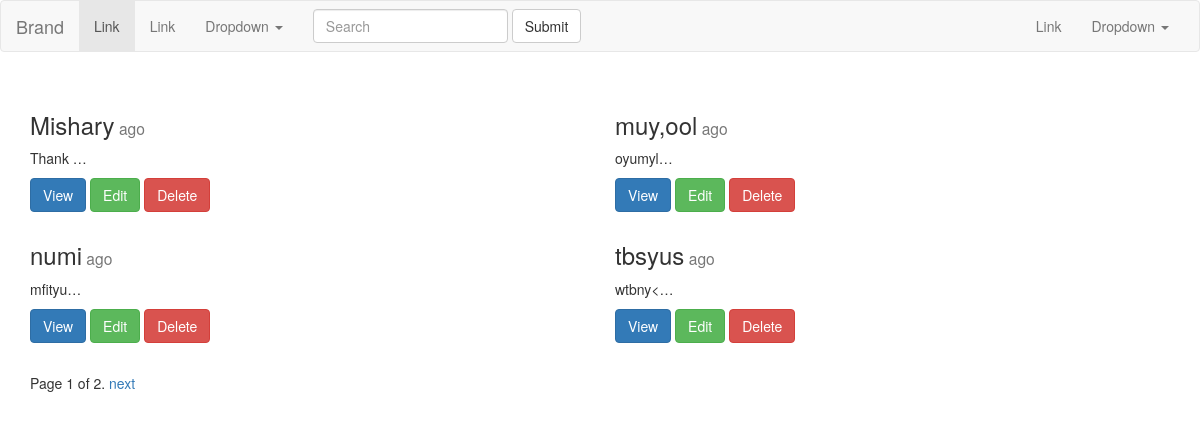
The app's page /posts/list/ (signed in), older data.
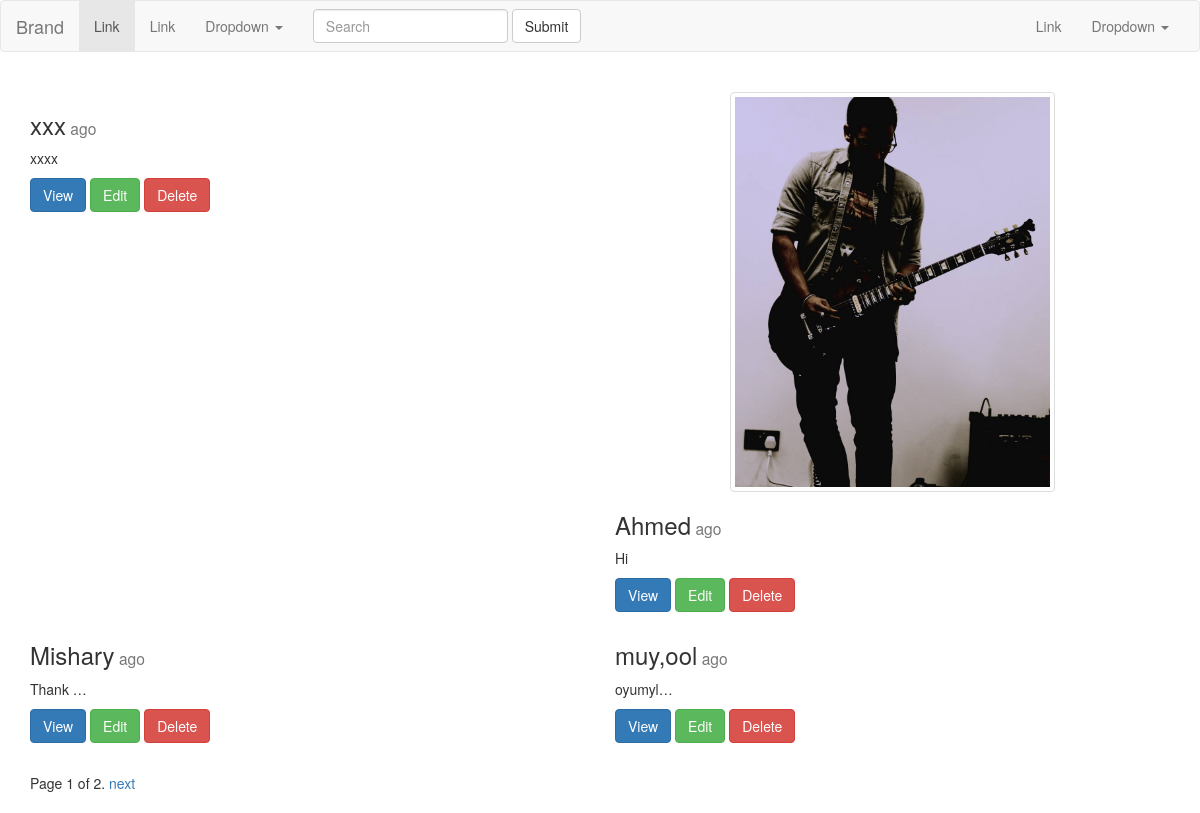
The same page, newer data.
### posts/models.py (models this page shows, shortened)
class Post(models.Model):
	author = models.ForeignKey(User,default=1)
	title = models.CharField(max_length=50)
	image = models.ImageField(null=True , blank=True,upload_to="Django_images")
	content = models.TextField()
	draft = models.BooleanField(default=False)
	publish = models.DateField()
	updated = models.DateTimeField(auto_now=True)
	timestamp = models.DateTimeField(auto_now_add=True)
	slug = models.SlugField(unique=True , null=True)
	def get_absolute_url(self):
		return reverse("posts:detail", kwargs={"slug": self.slug})
	class Meta:
		ordering =['-timestamp' ,'-updated']

### posts/views.py (the view, shortened to what this page needs)
def post_list(request):
	today = timezone.now().date()
	if request.user.is_staff or request.user.is_superuser:
		obj_list = Post.objects.all()
	else:
		obj_list = Post.objects.filter(draft=False).filter(publish__lte=today)
	query = request.GET.get("q")
	paginator = Paginator(obj_list, 4) # Show 5 contacts per page
	page = request.GET.get('page')
	try:
		obj = paginator.page(page)
	except PageNotAnInteger:
		obj = paginator.page(1)
	except EmptyPage:
		obj = paginator.page(paginator.num_pages)
	context = {
	"post_list": obj,
	"today": today,
	}
	return render(request, 'post_list.html', context)

### posts/templates/post_list.html (shortened to what this page needs)
{% extends "base.html" %}
{% block content %}
<div class="row">
    {% for object in post_list %}
        <div class="col-sm-6" style="top:20px">
            <div class="">
            {% if object.image %}
            <img src="{{object.image.url}}" class="img img-responsive thumbnail list-images">
            {% endif %}
                <div class="caption">
                    <h3>{{object.title}}</a><small> {{object.publish|timesince }} ago</small></h3>
            <p> {{object.content|linebreaks|truncatechars:10}}</p>
            <p>
            <a href="{{object.get_absolute_url}}" class="btn btn-primary">View</a>
            {% if requset.user.is_staff or request.user.is_superuser %}
            <a href="{% url 'posts:update' slug=object.slug %}" class="btn btn-success">Edit</a>
            <a href="{% url 'posts:delete' slug=object.slug %}" class="btn btn-danger">Delete</a>
             {% endif %}
            </p>
                </div>
            </div>
        </div>
    {% endfor %}
    </div>
    <br>
    <div class="pagination">
        <span class="step-links">
            <span class="current">
                Page {{ post_list.number }} of {{ post_list.paginator.num_pages }}.
            </span>
            {% if post_list.has_next %}
                <a href="?page={{ post_list.next_page_number }}">next</a>
            {% endif %}
        </span>
    </div>
{% endblock content %}

Row changes from the older to the newer data that the page shows:
removed Post: title "numi", content "mfityu…"
no longer on this page (row edited): Post: title "tbsyus", content "wtbny<…"
added Post: title "xxx", content "xxxx"
added Post: image (picture), title "Ahmed", content "Hi"
